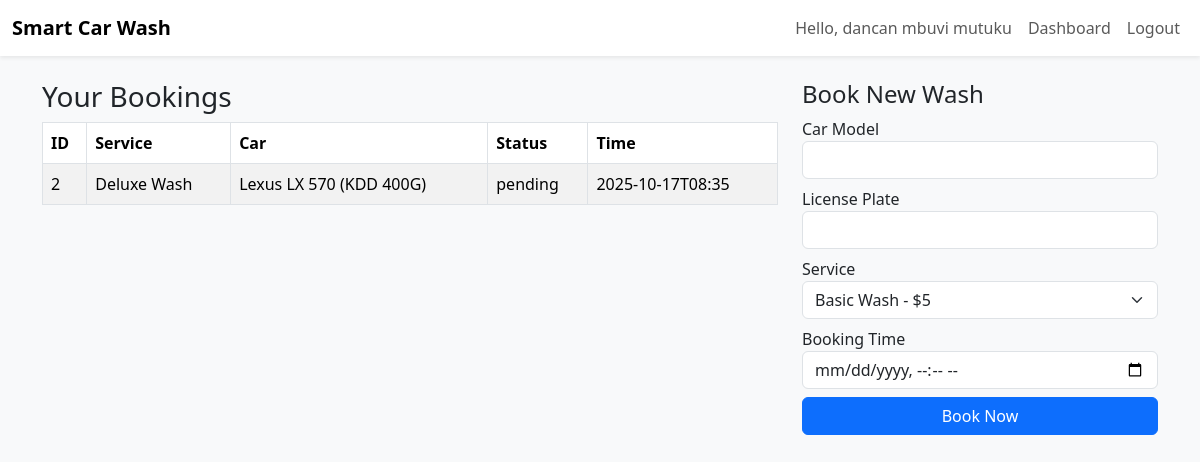
The page /customer/dashboard.php (signed in) on the database its author committed.
### tables this page shows
CREATE TABLE bookings (
    id INTEGER PRIMARY KEY AUTOINCREMENT,
    user_id INTEGER,
    car_model TEXT,
    license_plate TEXT,
    service_id INTEGER,
    booking_time DATETIME,
    status TEXT DEFAULT 'pending',
    payment_status TEXT DEFAULT 'pending',
    created_at DATETIME DEFAULT CURRENT_TIMESTAMP
);

CREATE TABLE services (
    id INTEGER PRIMARY KEY AUTOINCREMENT,
    service_name TEXT,
    description TEXT,
    price REAL,
    duration INTEGER,
    created_at DATETIME DEFAULT CURRENT_TIMESTAMP
);

### customer/dashboard.php (the view, shortened to what this page needs)
<?php
require_once __DIR__.'/../includes/db.php';
$user = $_SESSION['user'];
$user_id = $user['id'];
$stmt = $db->prepare("SELECT b.*, s.service_name FROM bookings b
                      LEFT JOIN services s ON b.service_id=s.id
                      WHERE b.user_id=:uid ORDER BY b.created_at DESC");
$stmt->execute([':uid'=>$user_id]);
$bookings = $stmt->fetchAll(PDO::FETCH_ASSOC);
$services = $db->query("SELECT * FROM services")->fetchAll(PDO::FETCH_ASSOC);
?>
<!DOCTYPE html>
<html lang="en">
<head>
<link href="https://cdn.jsdelivr.net/npm/bootstrap@5.3.2/dist/css/bootstrap.min.css" rel="stylesheet">
<link rel="stylesheet" href="../assets/css/style.css">
</head>
<body>
<?php include('../includes/topbar.php'); ?>
<div class="container py-4">
  <div class="row">
    <div class="col-md-8">
      <h3>Your Bookings</h3>
      <div class="table-responsive">
        <table class="table table-striped table-bordered">
          <thead><tr><th>ID</th><th>Service</th><th>Car</th><th>Status</th><th>Time</th></tr></thead>
          <tbody>
            <?php if($bookings): foreach($bookings as $b): ?>
            <tr>
              <td><?= $b['id'] ?></td>
              <td><?= htmlspecialchars($b['service_name']) ?></td>
              <td><?= htmlspecialchars($b['car_model']) ?> (<?= htmlspecialchars($b['license_plate']) ?>)</td>
              <td><?= htmlspecialchars($b['status']) ?></td>
              <td><?= $b['booking_time'] ?></td>
            </tr>
            <?php endforeach; else: ?>
              <tr><td colspan="5">No bookings yet.</td></tr>
            <?php endif; ?>
          </tbody>
        </table>
      </div>
    </div>
    <div class="col-md-4">
      <h4>Book New Wash</h4>
      <form method="POST" action="book.php">
        <div class="mb-2"><label>Car Model</label><input type="text" name="car_model" class="form-control" required></div>
        <div class="mb-2"><label>License Plate</label><input type="text" name="license_plate" class="form-control" required></div>
        <div class="mb-2"><label>Service</label>
          <select name="service_id" class="form-select">
            <?php foreach($services as $s): ?>
              <option value="<?= $s['id'] ?>"><?= htmlspecialchars($s['service_name']) ?> - $<?= $s['price'] ?></option>
            <?php endforeach; ?>
          </select>
        </div>
        <div class="mb-2"><label>Booking Time</label><input type="datetime-local" name="booking_time" class="form-control" required></div>
        <div class="d-grid mt-2"><button class="btn btn-primary">Book Now</button></div>
      </form>
    </div>
  </div>
</div>
</body>
</html>

### assets/css/style.css (style rules this page uses)
body { background-color: #f8f9fa; }
.card, .table { border-radius: 10px; }

### rows shown on the page
bookings: id "2", service.service_name "Deluxe Wash", car_model "Lexus LX 570", license_plate "KDD 400G", status "pending", booking_time "2025-10-17T08:35"

### other values the page prints
$user['name'] "dancan mbuvi mutuku"
form field service_id "Basic Wash - $5"
